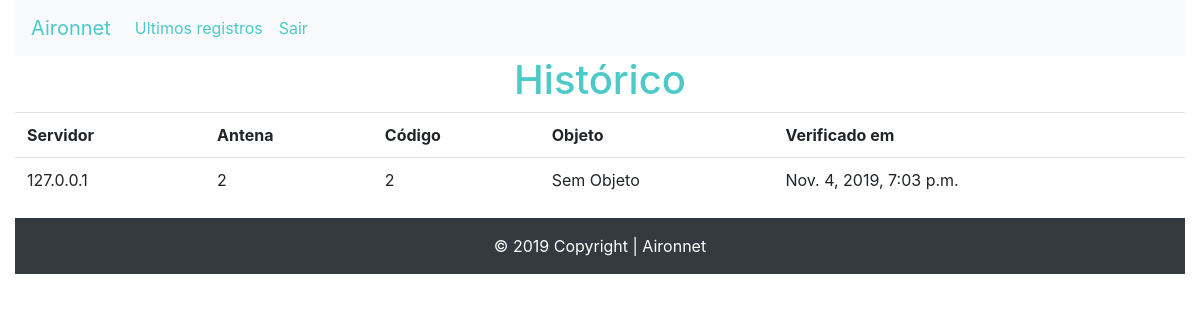
The app's page /lista/historico/2 (signed in), older data.
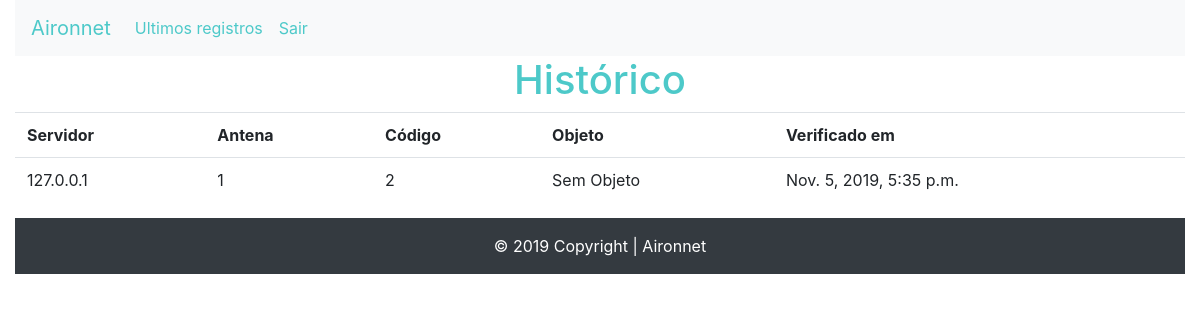
The same page, newer data.
### list/models.py (models this page shows, shortened)
class Historico(models.Model):
	server = models.CharField(max_length=15)
	antena = models.CharField(max_length=10)
	date = models.DateTimeField(default=datetime.now)
	code = models.TextField()
	objeto = models.CharField(max_length=100)

### list/views.py (the view)
# urls.py: path('lista/historico/<str:code>', views.historico, name='historico'),
@login_required
def historico(request, code):
	hist = list(Historico.objects.filter(code=code).order_by('-date'))
	if not hist:
		return render(request, '404.html')
	template_name = 'historico.html'
	return render(request, template_name, {'hist':hist, 'code':code})

### list/templates/historico.html (shortened to what this page needs)
{% extends 'base.html' %}
{% block content %}
<table class="table">
	<h1 id="h1-center">Histórico</h1>
	<tr>
		<th>Servidor</th> <th>Antena</th> <th>Código</th> <th>Objeto</th>
		<th>Verificado em</th>
	</tr>
	{% for hist in hist %}
		{% if hist.objeto %}
			<tr class="hover">
				<td>{{hist.server}}</td> <td>{{hist.antena}}</td> <td>{{hist.code}}</td> <td>{{hist.objeto}}</td><td>{{ hist.date }}</td>
			</tr>
		{% else %}
			<tr class="hover">
					<td>{{hist.server}}</td> <td>{{hist.antena}}</td> <td>{{hist.code}}</td> <td>Sem Objeto</td><td>{{ hist.date }}</td>
			</tr>
		{% endif %}
	{% endfor %}
</table>
{% endblock %}

Row changes from the older to the newer data that the page shows:
removed Historico: server "127.0.0.1", antena "2", code "2", date "Nov. 4, 2019, 7:03 p.m."
added Historico: server "127.0.0.1", antena "1", code "2", date "Nov. 5, 2019, 5:35 p.m."
